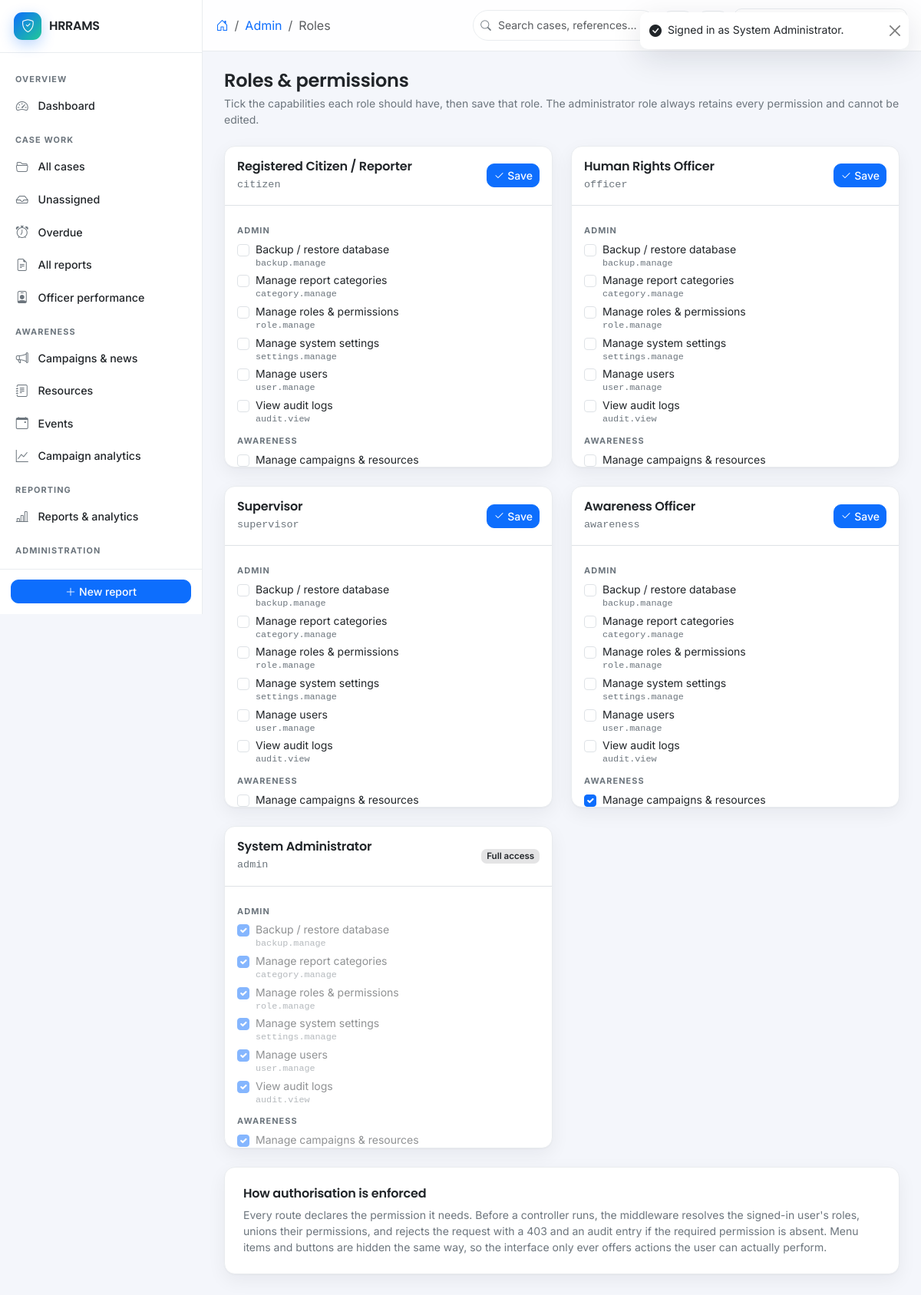
The page /admin/roles (signed in) on the database its author committed.
### tables this page shows
CREATE TABLE settings (
  id            INT UNSIGNED AUTO_INCREMENT PRIMARY KEY,
  skey          VARCHAR(100) NOT NULL,
  svalue        TEXT         NULL,
  stype         ENUM('string','int','bool','json') NOT NULL DEFAULT 'string',
  group_name    VARCHAR(60)  NOT NULL DEFAULT 'general',
  created_at    DATETIME     NOT NULL DEFAULT CURRENT_TIMESTAMP,
  updated_at    DATETIME     NULL ON UPDATE CURRENT_TIMESTAMP,
  updated_by    INT UNSIGNED NULL,
  deleted_at    DATETIME     NULL,
  UNIQUE KEY uq_settings_key (skey)
);

CREATE TABLE roles (
  id            INT UNSIGNED AUTO_INCREMENT PRIMARY KEY,
  slug          VARCHAR(50)  NOT NULL,
  name          VARCHAR(100) NOT NULL,
  description   VARCHAR(255) NULL,
  is_staff      TINYINT(1)   NOT NULL DEFAULT 0,
  created_at    DATETIME     NOT NULL DEFAULT CURRENT_TIMESTAMP,
  updated_at    DATETIME     NULL ON UPDATE CURRENT_TIMESTAMP,
  created_by    INT UNSIGNED NULL,
  updated_by    INT UNSIGNED NULL,
  deleted_at    DATETIME     NULL,
  UNIQUE KEY uq_roles_slug (slug),
  KEY idx_roles_deleted (deleted_at)
);

CREATE TABLE permissions (
  id            INT UNSIGNED AUTO_INCREMENT PRIMARY KEY,
  slug          VARCHAR(80)  NOT NULL,
  name          VARCHAR(120) NOT NULL,
  module        VARCHAR(50)  NOT NULL,
  created_at    DATETIME     NOT NULL DEFAULT CURRENT_TIMESTAMP,
  updated_at    DATETIME     NULL ON UPDATE CURRENT_TIMESTAMP,
  deleted_at    DATETIME     NULL,
  UNIQUE KEY uq_perm_slug (slug),
  KEY idx_perm_module (module)
);

### app/Views/admin/roles.php (the view, shortened to what the rows shown need)
<?php
$byModule = [];
foreach ($permissions as $permission) {
    $byModule[$permission['module']][] = $permission;
}
?>
<div class="mb-4">
  <h1 class="h4 fw-semibold mb-1">Roles &amp; permissions</h1>
  <p class="text-muted small mb-0">
    Tick the capabilities each role should have, then save that role. The administrator role
    always retains every permission and cannot be edited.
  </p>
</div>
<div class="row g-4">
  <?php foreach ($roles as $role): ?>
    <?php $isAdmin = $role['slug'] === 'admin'; ?>
    <div class="col-lg-6">
      <div class="card h-100">
        <form method="post" action="<?= e(url('admin/roles/save')) ?>">
          <div class="p-3 border-bottom d-flex justify-content-between align-items-center">
            <div>
              <h2 class="h6 fw-semibold mb-0"><?= e($role['name']) ?></h2>
              <span class="text-muted fs-tiny mono"><?= e($role['slug']) ?></span>
            </div>
            <?php if ($isAdmin): ?>
              <span class="badge badge-soft bg-dark">Full access</span>
            <?php else: ?>
              <button class="btn btn-primary btn-sm"><i class="bi bi-check2 me-1"></i>Save</button>
            <?php endif; ?>
          </div>
          <div class="p-3" style="max-height:340px;overflow-y:auto">
            <?php foreach ($byModule as $module => $items): ?>
              <div class="nav-group-label px-0 pt-2"><?= e(statusLabel((string)$module)) ?></div>
              <?php foreach ($items as $permission): ?>
                <?php $checked = $isAdmin || isset($matrix[(int)$role['id']][(int)$permission['id']]); ?>
                <div class="form-check">
                  <input class="form-check-input" type="checkbox" name="permissions[]"
                         id="p<?= e((string)$role['id']) ?>_<?= e((string)$permission['id']) ?>"
                         value="<?= e((string)$permission['id']) ?>"
                         <?= $checked ? 'checked' : '' ?> <?= $isAdmin ? 'disabled' : '' ?>>
                  <label class="form-check-label small"
                         for="p<?= e((string)$role['id']) ?>_<?= e((string)$permission['id']) ?>">
                    <?= e($permission['name']) ?>
                    <span class="text-muted fs-tiny d-block mono"><?= e($permission['slug']) ?></span>
                  </label>
                </div>
              <?php endforeach; ?>
            <?php endforeach; ?>
          </div>
        </form>
      </div>
    </div>
  <?php endforeach; ?>
</div>
<div class="card p-4 mt-4">
  <h2 class="h6 fw-semibold mb-2">How authorisation is enforced</h2>
  <p class="text-muted small mb-0">
    Every route declares the permission it needs. Before a controller runs, the middleware
    resolves the signed-in user's roles, unions their permissions, and rejects the request with
    a 403 and an audit entry if the required permission is absent. Menu items and buttons are
    hidden the same way, so the interface only ever offers actions the user can actually perform.
  </p>
</div>

### app/Core/Router.php (shortened to what the rows shown need)
<?php
final class Router
{
    private array $routes = ['GET' => [], 'POST' => [], 'PUT' => [], 'PATCH' => [], 'DELETE' => []];
    private function add(string $method, string $pattern, array $handler, array $middleware): void
    {
        $this->routes[$method][] = [
            'pattern'    => '/' . trim($pattern, '/'),
            'handler'    => $handler,
            'middleware' => $middleware,
        ];
    }
    public function dispatch(): void
    {
        $method = Request::method();
        $path   = Request::path();
        foreach ($this->routes[$method] ?? [] as $route) {
            $params = $this->match($route['pattern'], $path);
            if ($params === null) {
                continue;
            }
            [$class, $action] = $route['handler'];
            (new $fqcn())->{$action}(...array_values($params));
            return;
        }
    }
    private function match(string $pattern, string $path): ?array
    {
        if ($pattern === $path) {
            return [];
        }
        $pSeg = explode('/', trim($pattern, '/'));
        $uSeg = explode('/', trim($path, '/'));
        if (count($pSeg) !== count($uSeg)) {
            return null;
        }
        $params = [];
        foreach ($pSeg as $i => $segment) {
            if ($segment !== $uSeg[$i]) {
                return null;
            }
        }
        return $params;
    }
}

### app/Views/partials/sidebar.php (shortened to what the rows shown need)
<aside class="app-sidebar" id="appSidebar">
  <a href="<?= e(url(Auth::homeRoute())) ?>" class="sidebar-brand">
    <span class="brand-mark"><i class="bi bi-shield-check"></i></span>
    <span class="brand-text"><?= e(Setting::get('site_name', 'HRRAMS')) ?></span>
  </a>
  <nav class="sidebar-nav" aria-label="Main navigation">
    <?php if (Auth::hasRole('officer', 'supervisor', 'admin')): ?>
      <div class="nav-group-label">Overview</div>
      <a class="nav-item<?= activeIf('dashboard') ?>" href="<?= e(url('dashboard')) ?>">
        <i class="bi bi-speedometer2"></i><span>Dashboard</span>
      </a>
    <?php endif; ?>
    <?php if (can('case.view_assigned') || can('case.view_any')): ?>
      <div class="nav-group-label">Case work</div>
      <a class="nav-item<?= activeIf('cases') ?>" href="<?= e(url('cases')) ?>">
        <i class="bi bi-folder2-open"></i>
        <span><?= can('case.view_any') ? 'All cases' : 'My cases' ?></span>
      </a>
      <?php if (can('case.assign')): ?>
        <a class="nav-item" href="<?= e(url('cases?unassigned=1&status=open')) ?>">
          <i class="bi bi-inbox"></i><span>Unassigned</span>
        </a>
      <?php endif; ?>
      <a class="nav-item" href="<?= e(url('cases?overdue=1')) ?>">
        <i class="bi bi-alarm"></i><span>Overdue</span>
      </a>
    <?php endif; ?>
    <?php if (can('report.view_any')): ?>
      <a class="nav-item<?= activeIf('reports') ?>" href="<?= e(url('reports')) ?>">
        <i class="bi bi-file-earmark-text"></i><span>All reports</span>
      </a>
    <?php endif; ?>
    <?php if (can('dashboard.department')): ?>
      <a class="nav-item<?= activeIf('officers') ?>" href="<?= e(url('officers')) ?>">
        <i class="bi bi-person-badge"></i><span>Officer performance</span>
      </a>
    <?php endif; ?>
    <?php if (can('awareness.manage') || can('event.manage')): ?>
      <div class="nav-group-label">Awareness</div>
      <?php if (can('awareness.manage')): ?>
        <a class="nav-item<?= activeIf('awareness/manage') ?>" href="<?= e(url('awareness/manage')) ?>">
          <i class="bi bi-megaphone"></i><span>Campaigns &amp; news</span>
        </a>
        <a class="nav-item<?= activeIf('awareness/resources') ?>" href="<?= e(url('awareness/resources')) ?>">
          <i class="bi bi-journal-text"></i><span>Resources</span>
        </a>
      <?php endif; ?>
      <?php if (can('event.manage')): ?>
        <a class="nav-item<?= activeIf('awareness/events') ?>" href="<?= e(url('awareness/events')) ?>">
          <i class="bi bi-calendar-event"></i><span>Events</span>
        </a>
      <?php endif; ?>
      <?php if (can('awareness.analytics')): ?>
        <a class="nav-item<?= activeIf('awareness/analytics') ?>" href="<?= e(url('awareness/analytics')) ?>">
          <i class="bi bi-graph-up"></i><span>Campaign analytics</span>
        </a>
      <?php endif; ?>
    <?php endif; ?>
    <?php if (can('report.export')): ?>
      <div class="nav-group-label">Reporting</div>
      <a class="nav-item<?= activeIf('analytics') ?>" href="<?= e(url('analytics')) ?>">
        <i class="bi bi-bar-chart-line"></i><span>Reports &amp; analytics</span>
      </a>
    <?php endif; ?>
    <?php if (can('user.manage') || can('settings.manage') || can('audit.view')): ?>
      <div class="nav-group-label">Administration</div>
      <?php if (can('dashboard.admin')): ?>
        <a class="nav-item<?= activeIf('admin/dashboard') ?>" href="<?= e(url('admin/dashboard')) ?>">
          <i class="bi bi-grid-1x2"></i><span>Admin dashboard</span>
        </a>
      <?php endif; ?>
    <?php endif; ?>
  </nav>
  <div class="sidebar-foot">
    <a class="btn btn-primary btn-sm w-100" href="<?= e(url('report')) ?>">
      <i class="bi bi-plus-lg me-1"></i>New report
    </a>
  </div>
</aside>

### rows shown on the page
settings: svalue "HRRAMS"
roles: name "Registered Citizen / Reporter", slug "citizen", shows "Save", module "ADMIN", module "AWARENESS"
permissions: name "Backup / restore database", slug "backup.manage"
permissions: name "Manage report categories", slug "category.manage"
permissions: name "Manage roles & permissions", slug "role.manage"
permissions: name "Manage system settings", slug "settings.manage"
permissions: name "Manage users", slug "user.manage"
permissions: name "View audit logs", slug "audit.view"
permissions: name "Manage campaigns & resources"
roles: name "Human Rights Officer", slug "officer", shows "Save", module "ADMIN", module "AWARENESS"
roles: name "Supervisor", slug "supervisor", shows "Save", module "ADMIN", module "AWARENESS"
roles: name "Awareness Officer", slug "awareness", shows "Save", module "ADMIN", module "AWARENESS", slug "☑"
roles: name "System Administrator", slug "admin", shows "Full access", module "ADMIN", slug "☑", module "AWARENESS"

### other values the page prints
$crumb['label'] "Admin"
$crumb['label'] "Roles"
$m['message'] "Signed in as System Administrator."
